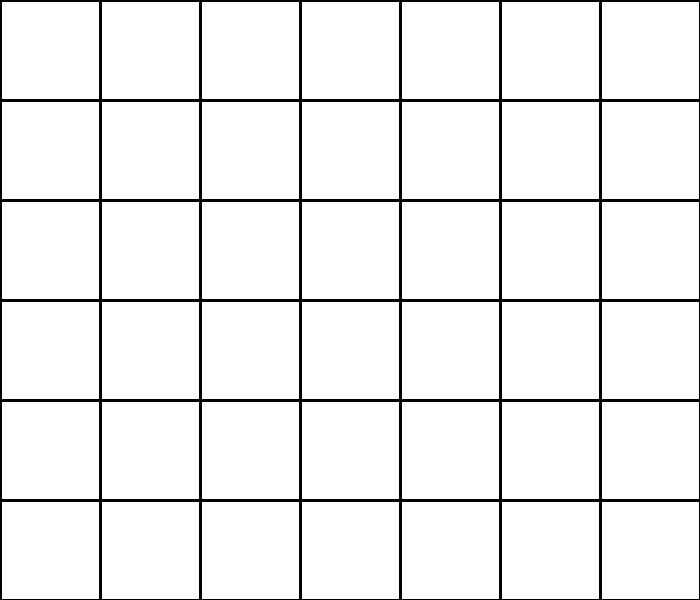
Frame 1 (no input)
Frame 60 (the mouse pressed at the canvas centre just before this capture): identical to frame 1, image omitted
Frame 120 (the mouse held since frame 60 and released just before this capture): blank canvas, image omitted

The Processing sketch that drew this single still picture (run headless with seeded random() and noise(); from frame 60 on, the mouse is pressed at the canvas centre):

// Processing sketch: sketch_2d_assignment
// ── sketch_2d_assignment.pde
//connect four
//2d array assignment


int cols, rows;
int [][] board = new int [cols][rows];

int cubeHeight, cubeWidth, ellipseX, ellipseY;

void setup(){
  size(700, 600);
  cols = 7;
  rows = 6;
  cubeHeight = height/rows;
  cubeWidth = width/cols;
  ellipseX= int(mouseX/cols);
  ellipseY = int(mouseY/rows);
}

void draw(){
  
  displayBoard();
  
}

void mousePressed(){
  fill(0);
 ellipse(ellipseX, ellipseY, cubeWidth, cubeHeight);
  
}
void displayBoard(){
  strokeWeight(3);
  for (int x = 0; x< cols; x ++){
    for (int y = 0; y<rows; y++){
      rect(x*cubeWidth, y*cubeHeight, cubeWidth, cubeHeight);
    }
  }
  
}
